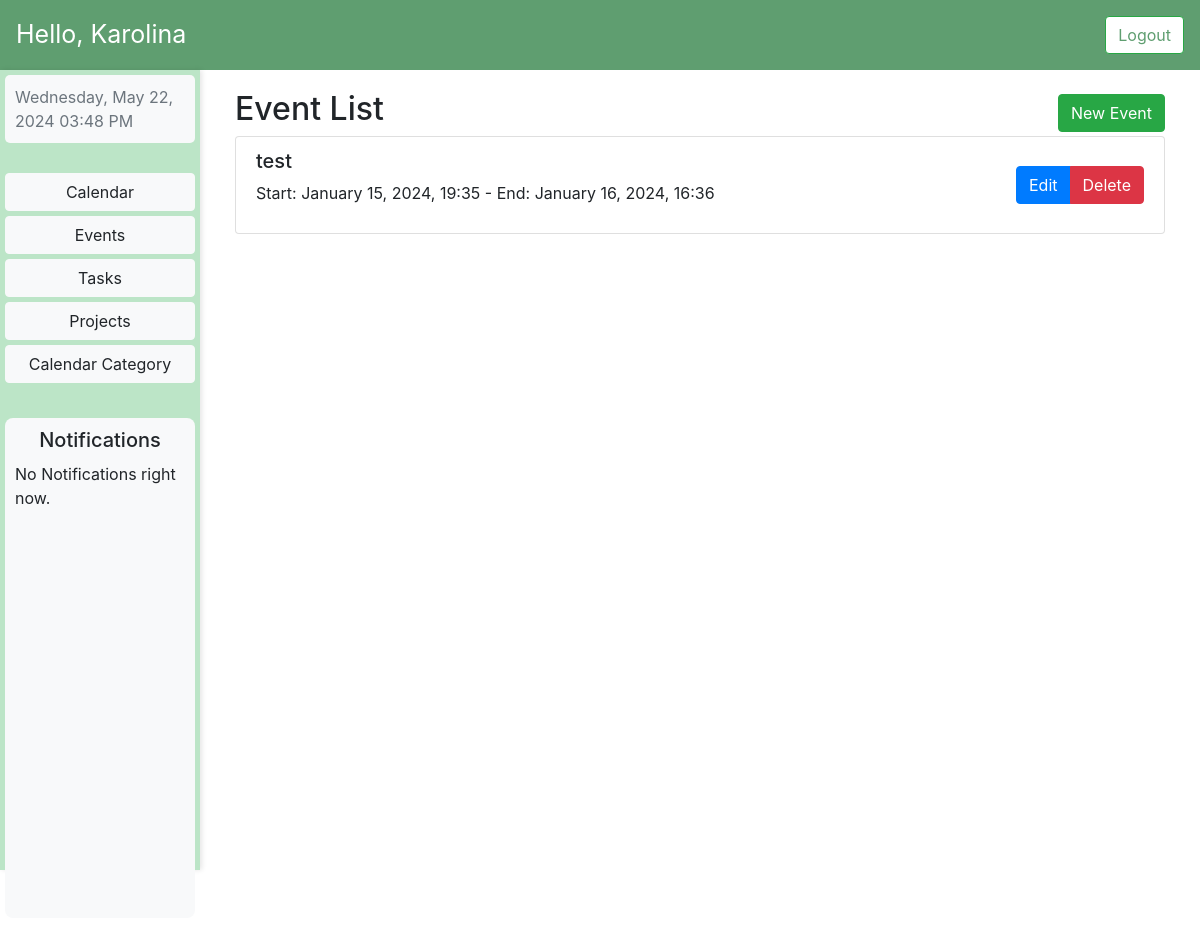
Page /events/ (signed in) on the earlier database version.
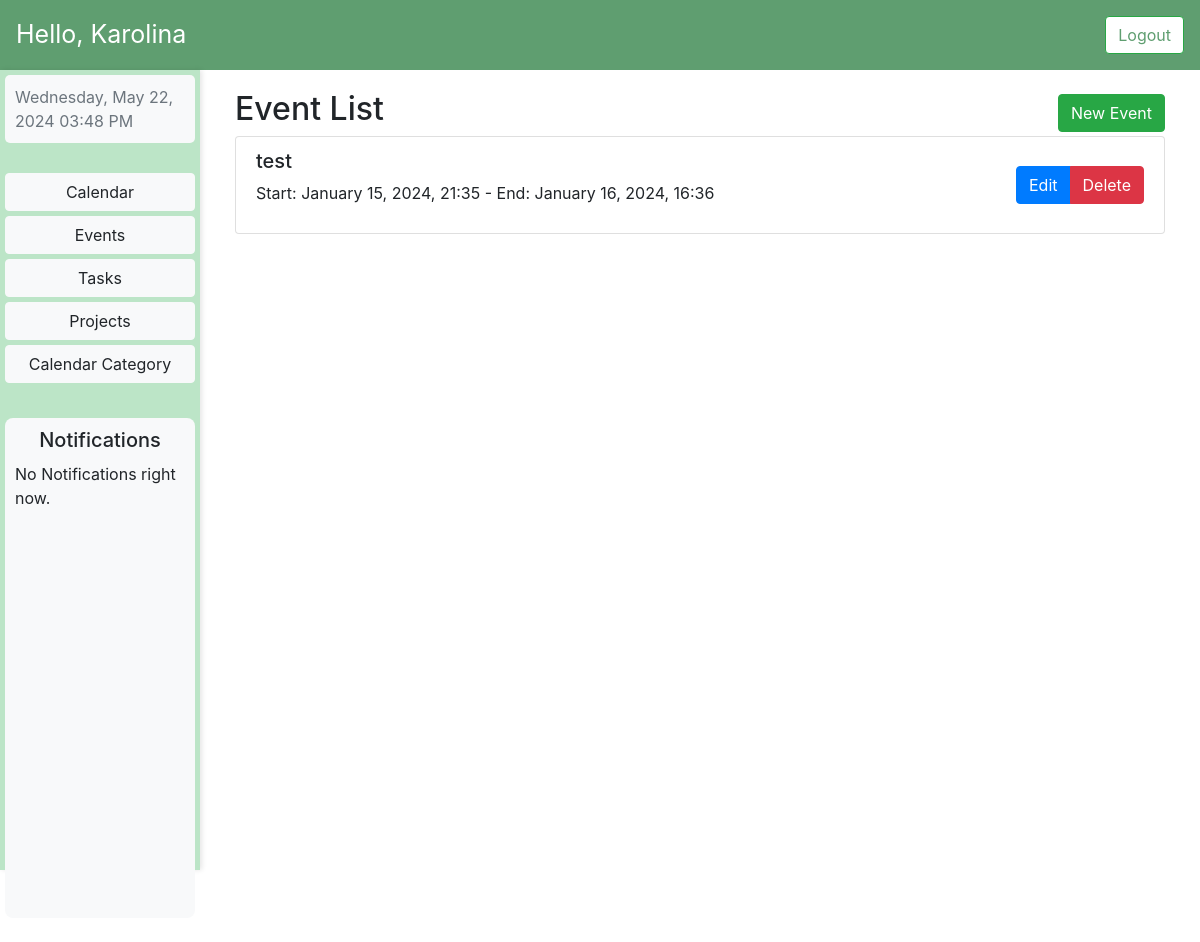
Same page on the later database version.
### MyCalendar/models.py (models this page shows)
class Event(models.Model):
    user = models.ForeignKey(User, on_delete=models.CASCADE)
    title = models.CharField(max_length=200)
    description = models.TextField(blank=True)
    start_date = models.DateField(default=timezone.now)
    start_time = models.TimeField(default=timezone.now)
    end_date = models.DateField(default=timezone.now)
    end_time = models.TimeField(default=timezone.now() + timezone.timedelta(hours=1))
    calendar = models.ForeignKey(Calendar, on_delete=models.CASCADE)
    notification = models.TimeField(default=timezone.timedelta(hours=1))

### MyCalendar/views.py (the view)
# urls.py: path('events/', events_view, name='events'),
def events_view(request):
    template_name = 'events.html'
    now = timezone.now()
    events = Event.objects.filter(user=request.user)
    context = {'object_list': events}
    return render(request, template_name, context)

### templates/events.html (shortened to what this page needs)
{% extends 'dashboard.html' %}
{% load static %}
{% block styles %}
    <link rel="stylesheet" type="text/css" href="{% static 'css/dashboard.css' %}">
    <link href="{% static 'calender/main.css' %}" rel="stylesheet" />
{% endblock %}
{% block dynamic_content %}
    <div class="row mar">
         <div class="col-md-12">
             <div class="d-flex justify-content-between align-items-center">
                <h2 class="mr-auto">Event List</h2>
                <a href="{% url 'add_event' %}" class="btn btn-success ml-auto">New Event</a>
            </div>
            <ul class="list-group">
                {% for event in object_list  %}
                    <li class="list-group-item">
                        <div class="d-flex justify-content-between align-items-center">
                            <div>
                                <h5>{{ event.title }}</h5>
                                <p>
                                    Start: {{ event.start_date|date:"F d, Y" }}, {{ event.start_time|time:"H:i" }} - End: {{ event.end_date|date:"F d, Y" }}, {{ event.end_time|time:"H:i" }}
                                </p>
                            </div>
                            <div class="btn-group" role="group" aria-label="Event Actions">
                                <a href="{% url 'edit_event' event.id %}" class="btn btn-primary">Edit</a>
                                <a href="{% url 'delete_event' event.id %}" class="btn btn-danger">Delete</a>
                            </div>
                        </div>
                    </li>
                {% empty %}
                    <p>No Events Found</p>
                {% endfor %}
            </ul>
        </div>
    </div>
{% endblock %}

Differences in the rows shown:
changed Event "test": start_time "19:35" → "21:35"
